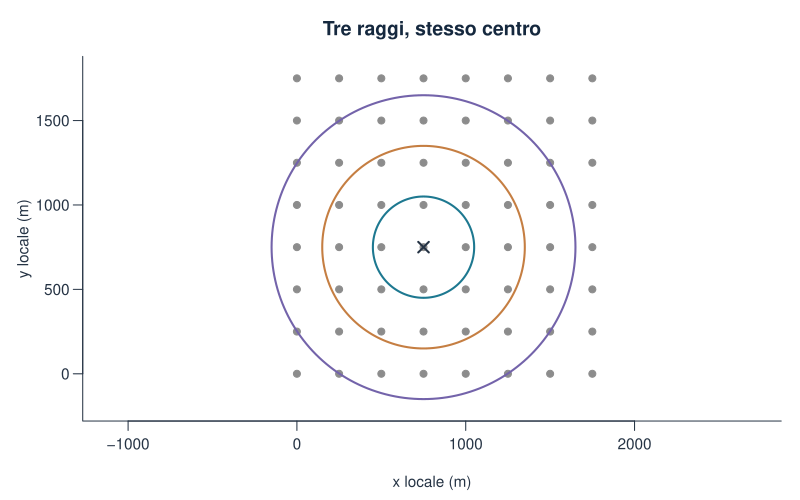

Write the R code that produced this figure.
stile_grafico()
plot(d$x_m,d$y_m,pch=19,col="grey55",asp=1,xlim=c(-200,1800),ylim=c(-200,1800),
  xlab="x locale (m)",ylab="y locale (m)",main="Tre raggi, stesso centro")
angolo <- seq(0,2*pi,length.out=201)
for(j in seq_along(raggi)) lines(centro[1]+raggi[j]*cos(angolo),
  centro[2]+raggi[j]*sin(angolo),col=palette_geo[j],lwd=2)
points(centro[1],centro[2],pch=4,cex=1.5,lwd=2)
